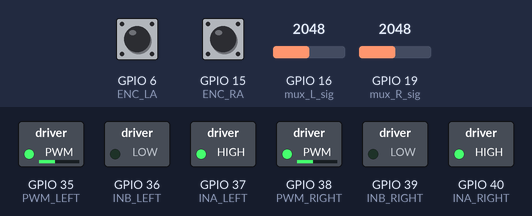
The sketch below on a simulated ESP32-S3. On the bench: switched loads named in the sketch (green lamp = pin HIGH). Dashed ring = blinking. The inputs (shaded band) are chosen by the test bench; at power-on: GPIO 16 (mux_L_sig) = 2048, GPIO 19 (mux_R_sig) = 2048, GPIO 6 (ENC_LA) HIGH, GPIO 15 (ENC_RA) HIGH. Pins used as bus, display or sensor lines are not drawn.

Above: at 1.2 s.
1.3 s: GPIO 16 (mux_L_sig) set to 1056
2.8 s: GPIO 16 (mux_L_sig) set to 970
At 3.7 s:
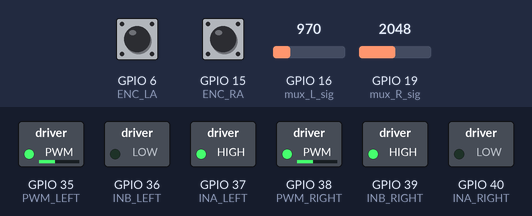
5.8 s: GPIO 19 (mux_R_sig) set to 1056
8.8 s: GPIO 19 (mux_R_sig) set to 961
At 9.44 s:
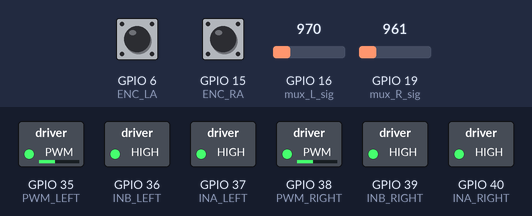
11.8 s: GPIO 16 (mux_L_sig) set to 1040
At 13.3 s:
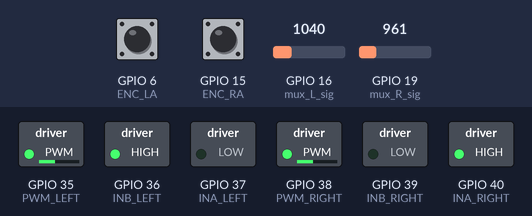
Timing chart, 0 to 15.8 s (numbered marks = the images above; inputs shaded):
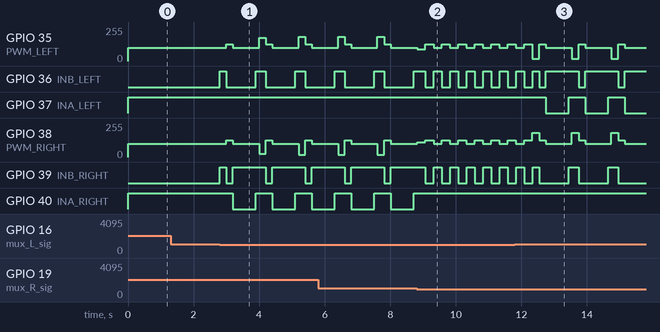

The sketch:

ESP32_code.ino
```cpp
#include <WiFi.h>

///////////////////////////////////////////////////////////////////////

#define INA_LEFT 37
#define INB_LEFT 36
#define PWM_LEFT 35

#define INA_RIGHT 40
#define INB_RIGHT 39
#define PWM_RIGHT 38

#define ENC_LA 6
#define ENC_LB 5

#define ENC_RA 15
#define ENC_RB 7

#define LEFT_MOTOR 1
#define RIGHT_MOTOR -1

#define FORWARD 0
#define BACKWARD 1

#define IR_ARRAY_LENGTH 23

#define mux_L_sig 16
#define mux_L_s3 17
#define mux_L_s2 18
#define mux_L_s1 21
#define mux_L_s0 47

#define mux_R_sig 19
#define mux_R_s3 20
#define mux_R_s2 10
#define mux_R_s1 11
#define mux_R_s0 12

#define posMaxSpeed 400

#define left 0
#define right 1
///////////////////////////////////////////////////////////////////////

// PID parametaers for Line Following
bool mode = 0; // 0 - line , 1 - bend

int endOfCircle = 2;
double Kp = 1.25;
double Ki = 0.0001;
double Kd = 0.18;
double now_time = 0;

float left_sum;
float right_sum;
float right_sensors;
float left_sensors;

int Drive_constant = 400;

int prev_position = 0;
int prev_history_sum = 0;

// Initialize PID variables
double prevError = 0;
double integral = 0;
double derivative = 0;

const int leftMotorChannel = 0;
const int rightMotorChannel = 1;
const int frequency = 10000;
const int resolution = 10;

int IR_array[IR_ARRAY_LENGTH];
int Ir_thresholds[] = { 1000, 1000, 1000, 1000, 1000, 1000, 1000, 1000, 1000, 1000, 1000, 1000, 1000, 1000, 1000, 1000, 1000, 1000, 1000, 1000, 1000, 1000, 1000 };

int Left_drive = 0;
int Right_drive = 0;

volatile int leftCount = 0;
volatile int rightCount = 0;

int setpoint_L = 312;
int setpoint_R = -312;

// PID parameters for Line Following
double Kp_L = 4;
double Ki_L = 0.000;
double Kd_L = 0.00005;

// PID parameters for Line Following
double Kp_R = 4;
double Ki_R = 0.000;
double Kd_R = 0.00005;

// Initialize PID variables
double prevError_L = 0;
double integral_L = 0;
double derivative_L = 0;

// Initialize PID variables
double prevError_R = 0;
double integral_R = 0;
double derivative_R = 0;

uint32_t nowTime;
bool bendDirection;
int level = 0;
int maxMotorSpeed = 1000;
///////////////////////////////////////////////////////////////////////

void readIRArray();
int readRightMux(int channel);
int readLeftMux(int channel);
void speed(int leftSpeed, int rightSpeed);
void motor(int motor, int direction);

void IRAM_ATTR leftEncoderISR() {
  if (digitalRead(ENC_LB) == HIGH) {
    leftCount++;
  } else {
    leftCount--;
  }
}

void IRAM_ATTR rightEncoderISR() {
  if (digitalRead(ENC_RB) == HIGH) {
    rightCount++;
  } else {
    rightCount--;
  }
}

///////////////////////////////////////////////////////////////////////

void setup() {
  // Initialize serial communication
  Serial.begin(115200);

  WiFi.disconnect(true);
  WiFi.mode(WIFI_OFF);

  pinMode(INA_LEFT, OUTPUT);
  pinMode(INB_LEFT, OUTPUT);
  pinMode(INA_RIGHT, OUTPUT);
  pinMode(INB_RIGHT, OUTPUT);

  ledcSetup(leftMotorChannel, frequency, resolution);
  ledcAttachPin(PWM_LEFT, leftMotorChannel);

  ledcSetup(rightMotorChannel, frequency, resolution);
  ledcAttachPin(PWM_RIGHT, rightMotorChannel);

  pinMode(mux_R_s3, OUTPUT);
  pinMode(mux_R_s2, OUTPUT);
  pinMode(mux_R_s1, OUTPUT);
  pinMode(mux_R_s0, OUTPUT);

  pinMode(mux_L_s3, OUTPUT);
  pinMode(mux_L_s2, OUTPUT);
  pinMode(mux_L_s1, OUTPUT);
  pinMode(mux_L_s0, OUTPUT);

  pinMode(ENC_LA, INPUT);
  pinMode(ENC_LB, INPUT);
  pinMode(ENC_RA, INPUT);
  pinMode(ENC_RB, INPUT);

  attachInterrupt(ENC_LA, leftEncoderISR, RISING);
  attachInterrupt(ENC_RA, rightEncoderISR, RISING);
  // level = 2; // Remove this. Only for testing purposes

  // calibrate();
}

///////////////////////////////////////////////////////////////////////

void readIRArray() {
  // Loop through channels 0 to 15
  for (int channel = 0; channel < 16; channel++) {
    // int rightValue = readRightMux(channel);
    // Serial.print(" ");
    // Serial.print(rightValue);
    IR_array[channel] = readRightMux(channel) < Ir_thresholds[channel];
  }

  for (int channel = 0; channel <= 7; channel++) {
    // int leftValue = readLeftMux(channel);
    // Serial.print(" ");
    // Serial.print(leftValue);
    IR_array[channel + 16] = readLeftMux(channel) < Ir_thresholds[channel];
  }

  // Serial.println();
}

///////////////////////////////////////////////////////////////////////

// Function to read analog value from left mux
int readLeftMux(int channel) {
  digitalWrite(mux_L_s0, bitRead(channel, 0));
  digitalWrite(mux_L_s1, bitRead(channel, 1));
  digitalWrite(mux_L_s2, bitRead(channel, 2));
  digitalWrite(mux_L_s3, bitRead(channel, 3));

  return analogRead(mux_L_sig);
}

///////////////////////////////////////////////////////////////////////

// Function to read analog value from right mux
int readRightMux(int channel) {
  digitalWrite(mux_R_s0, bitRead(channel, 0));
  digitalWrite(mux_R_s1, bitRead(channel, 1));
  digitalWrite(mux_R_s2, bitRead(channel, 2));
  digitalWrite(mux_R_s3, bitRead(channel, 3));

  return analogRead(mux_R_sig);
}

///////////////////////////////////////////////////////////////////////

void speed(int leftSpeed, int rightSpeed) {
  // Set speed for left motor
  ledcWrite(leftMotorChannel, leftSpeed);

  // Set speed for right motor
  ledcWrite(rightMotorChannel, rightSpeed);
}

///////////////////////////////////////////////////////////////////////

void motor(int motor, int direction) {
  if (motor == LEFT_MOTOR) {
    if (direction == FORWARD) {
      digitalWrite(INA_LEFT, HIGH);
      digitalWrite(INB_LEFT, LOW);
    } else if (direction == BACKWARD) {
      digitalWrite(INA_LEFT, LOW);
      digitalWrite(INB_LEFT, HIGH);
    }
  } else if (motor == RIGHT_MOTOR) {
    if (direction == FORWARD) {
      digitalWrite(INA_RIGHT, HIGH);
      digitalWrite(INB_RIGHT, LOW);
    } else if (direction == BACKWARD) {
      digitalWrite(INA_RIGHT, LOW);
      digitalWrite(INB_RIGHT, HIGH);
    }
  }
}

void applyBrakes(int motor) {
  if (motor == LEFT_MOTOR) {
    digitalWrite(INA_LEFT, HIGH); // Set one terminal high
    digitalWrite(INB_LEFT, HIGH); // Set the other terminal high
  } else if (motor == RIGHT_MOTOR) {
    digitalWrite(INA_RIGHT, HIGH); // Set one terminal high
    digitalWrite(INB_RIGHT, HIGH); // Set the other terminal high
  }
}

double Getabs(double num){
  if (num > 0){
    return num;
  } else{
    return -num;
  }
}

////////////////////////////////////takeBend////////////////////////////
void takeBend(bool direction){
  if(millis()< 500){
    return;
  }
  applyBrakes(RIGHT_MOTOR);
  applyBrakes(LEFT_MOTOR);
  delay(200);
  motor(LEFT_MOTOR,FORWARD);
  motor(RIGHT_MOTOR,FORWARD);
  if(level == endOfCircle){
    speed(500,800);
    level++;
  }
  else{
    speed(500,500);
  }
  delay(200);

  // Serial.print(leftCount);
  // Serial.print(" : ");
  // Serial.print(rightCount);
  // Serial.print(" : ");
  if (direction){
    setpoint_L = 320;
    setpoint_R = -320;
  }
  else{
    setpoint_L = -320;
    setpoint_R = 320;
  }
  leftCount = 0;
  rightCount = 0;


  double nowBendTime = millis();
  while(millis() - nowBendTime < 700){

  int leftPos = setpoint_L - leftCount;

  derivative_L = leftPos - prevError_L;
  // added by nirosh
  integral_L = integral_L + leftPos;
  //
  double PID_constant_L = Kp_L * leftPos + Ki_L * integral_L + Kd_L * derivative_L;

  // Serial.print(" pid integral l : ");
  // Serial.print(integral_L);
  // Serial.print(" : ");

  prevError_L = leftPos;

  if (PID_constant_L > posMaxSpeed) PID_constant_L = posMaxSpeed;
  if (PID_constant_L < -posMaxSpeed) PID_constant_L = -posMaxSpeed;

  if (integral_L > 400/Ki_L) integral_L = 400/Ki_L;
  if (integral_L < -400/Ki_L) integral_L = -400/Ki_L;


  // Serial.print(PID_constant_L);
  // Serial.print(" : ");

  ///////////////////////////////////////////////////////////

  int rightPos = setpoint_R - rightCount;

  derivative_R = rightPos - prevError_R;
  // aded by nirosh
  integral_R = integral_R + rightPos;
  //
  double PID_constant_R = Kp_R * rightPos + Ki_R * integral_R + Kd_R * derivative_R;

  prevError_R = rightPos;

  if (PID_constant_R > posMaxSpeed) PID_constant_R = posMaxSpeed;
  if (PID_constant_R < -posMaxSpeed) PID_constant_R = -posMaxSpeed;

  if (integral_R > 400/Ki_R) integral_R = 400/Ki_R;
  if (integral_R < -400/Ki_R) integral_R = -400/Ki_R;

  // Serial.println(PID_constant_R);

  if (PID_constant_L > 0){
    motor(LEFT_MOTOR, FORWARD);      // Set left motor direction to backward
  }else{
    motor(LEFT_MOTOR, BACKWARD);      // Set left motor direction to backward
  }

  if (PID_constant_R > 0){
    motor(RIGHT_MOTOR, FORWARD);      // Set left motor direction to backward
  }else{
    motor(RIGHT_MOTOR, BACKWARD);      // Set left motor direction to backward
  }

  // applyBrakes(RIGHT_MOTOR);

  // Serial.println(Getabs(PID_constant_L));
  speed(Getabs(PID_constant_L),Getabs(PID_constant_R));
  }
  applyBrakes(RIGHT_MOTOR);
  applyBrakes(LEFT_MOTOR);
  delay(100);
  leftCount = 0;
  rightCount = 0;
  prevError_L = 0;
  integral_L = 0;
  derivative_L = 0;
  prevError_R = 0;
  integral_R = 0;
  derivative_R = 0;
  prevError = 0;
  integral = 0;
  derivative = 0;
}
void lineFollow(){
  readIRArray();

  //////////decisions on jections and bends////////////
  if (left_sensors + right_sensors > 16){
    // level++;
    applyBrakes(RIGHT_MOTOR);
    applyBrakes(LEFT_MOTOR);
    delay(250);
    speed(500,500);
    motor(LEFT_MOTOR, FORWARD);
    motor(RIGHT_MOTOR, FORWARD);
    delay(250);
  }
  else if (IR_array[0] && (IR_array[1] + IR_array[2] + IR_array[3] + IR_array[4] + IR_array[5] + IR_array[6] + IR_array[7]) >= 5 && (IR_array[21] + IR_array[20] + IR_array[19] + IR_array[18] + IR_array[17]) < 5){
    // Serial.println("Left");
    takeBend(left);
  }
  else if (IR_array[22] && (IR_array[21] + IR_array[20] + IR_array[19] + IR_array[18] + IR_array[17] + IR_array[16] + IR_array[15]) >= 5 && (IR_array[0] + IR_array[1] + IR_array[2] + IR_array[3] + IR_array[4]) < 5){
    // Serial.println("Right");
    takeBend(right);
  }

  int array_lit_amount = 0;
  for (int i = 0; i < IR_ARRAY_LENGTH; i++) {
    array_lit_amount += IR_array[i];
  }

  // The following two lines should change with respect to IR array length.

  // // For 8 IR array.
  left_sensors = IR_array[0] + IR_array[1] + IR_array[2] + IR_array[3] + IR_array[4] + IR_array[5] + IR_array[6] + IR_array[7] + IR_array[8] + IR_array[9] + IR_array[10];
  right_sensors = IR_array[12] + IR_array[13] + IR_array[14] + IR_array[15] + IR_array[16] + IR_array[17] + IR_array[18] + IR_array[19] + IR_array[20] + IR_array[21] + IR_array[22];

  left_sum = -54 * IR_array[0] - 39 * IR_array[1] - 36 * IR_array[2] - 33 * IR_array[3] - 29 * IR_array[4] - 24 * IR_array[5] - 20 * IR_array[6] - 15 * IR_array[7] - 12 * IR_array[8] - 5.4 * IR_array[9] - 2.7 * IR_array[10];
  right_sum = 2.7 * IR_array[12] + 5.4 * IR_array[13] + 12 * IR_array[14] + 15 * IR_array[15] + 20 * IR_array[16] + 24 * IR_array[17] + 29 * IR_array[18] + 33 * IR_array[19] + 36 * IR_array[20] + 39 * IR_array[21] + 54 * IR_array[22];
  //Serial.println(left_sum + right_sum);

  int position = left_sum + right_sum;

  derivative = position - prevError;
  // aded by nirosh
  integral = integral + position;
  //
  int PID_constant = Kp * position + Ki * integral + Kd * derivative;

  prevError = position;

  int offset = 0;  // For correcting motor speeds
  Left_drive = Drive_constant + offset - PID_constant;
  Right_drive = Drive_constant - offset + PID_constant;

  // Limiting to 0 - 255 range
  Left_drive = min(max(Left_drive, 0), maxMotorSpeed);
  Right_drive = min(max(Right_drive, 0), maxMotorSpeed);

  prev_position = position;

  speed(Right_drive, Left_drive);  // Set right motor speed to 150
  motor(RIGHT_MOTOR, FORWARD);     // Set right motor direction to forward
  motor(LEFT_MOTOR, FORWARD);      // Set left motor direction to backward

  // for (int i = 0; i < 22; i++) {
  //   Serial.print(IR_array[i]);
  //   Serial.print(" : ");
  // }

  // Serial.print(Left_drive);
  // Serial.print(" : ");
  // Serial.print(Right_drive);
  // Serial.print(" : ");
  // Serial.println();

}

void calibrate() {
  motor(RIGHT_MOTOR, BACKWARD);
  motor(LEFT_MOTOR, FORWARD);

  speed(500,500);

  // make sensor_max_values array of length 8 equal to sensor calibration array
  int sensor_max_values[IR_ARRAY_LENGTH] = { 0 };

  // sensor min values array
  int sensor_min_values[IR_ARRAY_LENGTH] = { 0 };

  int now_time_for_calibration = millis();
  // Serial.print("now time for calibration: ");
  // Serial.print(now_time_for_calibration);
  // Serial.print("  millis: ");
  // Serial.println(millis());

  while (millis() - now_time_for_calibration < 2500) {
    // Serial.println("Caliberating IR");

    bool allZeros = true;
    for (int i = 0; i < IR_ARRAY_LENGTH; i++) {
      if (sensor_max_values[i] != 0) {
        allZeros = false;
        break;  // No need to continue checking if we find a non-zero value
      }
    }

    if (allZeros) {
      for (int i = 0; i < IR_ARRAY_LENGTH; i++) {
        sensor_max_values[i] = readRightMux(i);
        sensor_min_values[i] = readRightMux(i);
      }
    }

    for (int i = 0; i < IR_ARRAY_LENGTH; i++) {
      if (readRightMux(i + IR_ARRAY_LENGTH) > sensor_max_values[i]) {
        sensor_max_values[i] = readRightMux(i);
      }
      if (readRightMux(i + IR_ARRAY_LENGTH) < sensor_min_values[i]) {
        sensor_min_values[i] = readRightMux(i);
      }
    }
  }

  for (int i = 0; i < IR_ARRAY_LENGTH; i++) {
    Ir_thresholds[i] = (sensor_max_values[i] + sensor_min_values[i]) / 2;
  }

  delay(1000);

  applyBrakes(RIGHT_MOTOR);
  applyBrakes(LEFT_MOTOR);

  delay(2000);
}
//////////////////////////////////LOOP/////////////////////////////////////

void loop() {


  nowTime = micros();
  //////////////////////////////////////////////////////////////////////////////////////

    lineFollow();


  //////////////////////////////////////////////////////////////////////////////////////
  while(true){
    if(micros() - nowTime > 2000) break;
  }

}
```

Measured:
- the behaviour switches between 1000 and 999 on GPIO 16 (mux_L_sig) (found by bisection; images 0 and 1)
- the behaviour switches between 1000 and 999 on GPIO 19 (mux_R_sig) (found by bisection; images 1 and 2)
- after the input at 1.3 s, every drawn part: stays the same
- after the input at 2.8 s, GPIO 35 (PWM_LEFT): 100/255 → 125/255 after 0.20 s, → 100/255 0.20 s later, → 176/255 0.80 s later, → 125/255 0.20 s later, … (8 changes in this stretch); GPIO 36 (INB_LEFT): LOW → HIGH at once, then repeats every 1.2 s: LOW 0.90 s, HIGH 0.30 s
- after the input at 8.8 s, GPIO 36 (INB_LEFT), GPIO 39 (INB_RIGHT): alternates HIGH for 0.25 s and LOW for 0.25 s, starting after 0.27 s; GPIO 40 (INA_RIGHT): stops changing and stays HIGH
- after the input at 11.8 s, GPIO 37 (INA_LEFT): alternates HIGH for 0.50 s and LOW for 0.70 s, starting after 0.94 s
